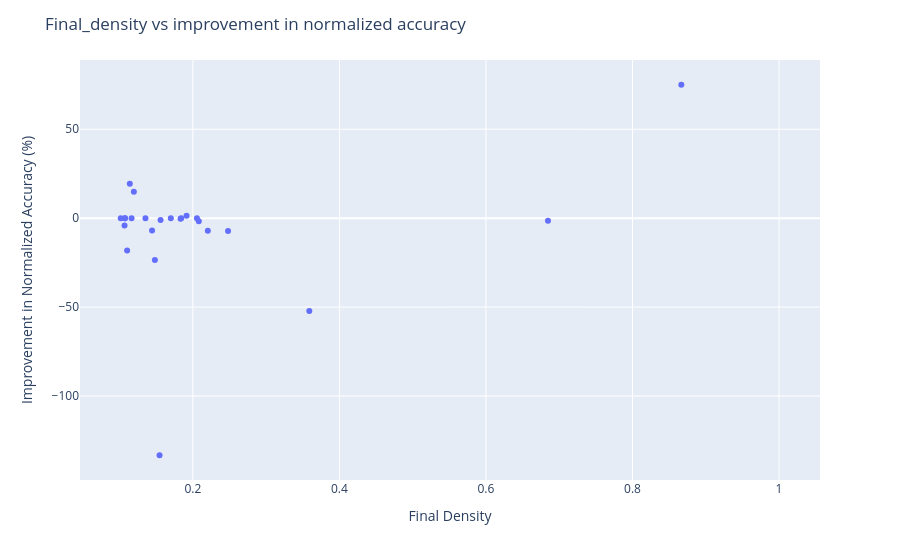

Notebook code cell kept with this figure:
### Code cell
# scatter plot of final_density vs improvement in normalized accuracy
fig = px.scatter(final_table, x='final_density', y='final_improvement_accuracy')
fig.update_layout(
        xaxis=dict(
            title=dict(
                text="Final Density"
            )
        ),
        yaxis=dict(
            title=dict(
                text="Improvement in Normalized Accuracy (%)"
            )
        )
)
fig.update_layout(title='Final_density vs improvement in normalized accuracy')
fig.show()

### Figure 1 — Plotly figure (JSON) as saved in the notebook; plotly's stock layout.template omitted (floating-point values rounded to 4 significant figures)
{"data": [{"hovertemplate": "final_density=%{x}<br>final_improvement_accuracy=%{y}<extra></extra>", "legendgroup": "", "marker": {"color": "#636efa", "symbol": "circle"}, "mode": "markers", "name": "", "orientation": "v", "showlegend": false, "type": "scatter", "x": [0.1104, 1.0, 0.1406, 0.3542, 0.8667, 0.1832, 0.6847, 0.1699, 0.1838, 0.248, 0.1771, 0.2083, 0.1481, 0.3589, 0.2081, 0.3542, 0.1406, 0.9857, 0.2204, 0.1103, 0.3268, 0.1195, 1.0, 0.2185, 0.1353, 0.1074, 0.2514, 0.1067, 0.1545, 0.2056, 0.1055, 0.1163, 0.3125, 0.2441, 0.107, 0.1016, 0.1443, 1.0, 1.0, 0.1562, 0.1172, 0.6571, 1.0, 0.184, 0.1559, 0.1139, 0.7143, 0.5105, 0.1914, 0.1255, 0.1376], "xaxis": "x", "y": [NaN, NaN, NaN, NaN, 75.0, -0.339, -1.504, 0.0, NaN, -7.273, NaN, NaN, -23.53, -52.17, -1.724, NaN, NaN, NaN, -7.067, -18.18, NaN, 14.81, NaN, NaN, 0.0, 0.0, NaN, -4.11, -133.3, 0.0, NaN, 0.0, NaN, NaN, 0.0, 0.0, -6.897, NaN, NaN, NaN, NaN, NaN, NaN, 0.0, -1.034, 19.35, NaN, NaN, 1.37, NaN, NaN], "yaxis": "y"}], "layout": {"legend": {"tracegroupgap": 0}, "margin": {"t": 60}, "title": {"text": "Final_density vs improvement in normalized accuracy"}, "xaxis": {"anchor": "y", "domain": [0, 1], "title": {"text": "Final Density"}}, "yaxis": {"anchor": "x", "domain": [0, 1], "title": {"text": "Improvement in Normalized Accuracy (%)"}}}}
